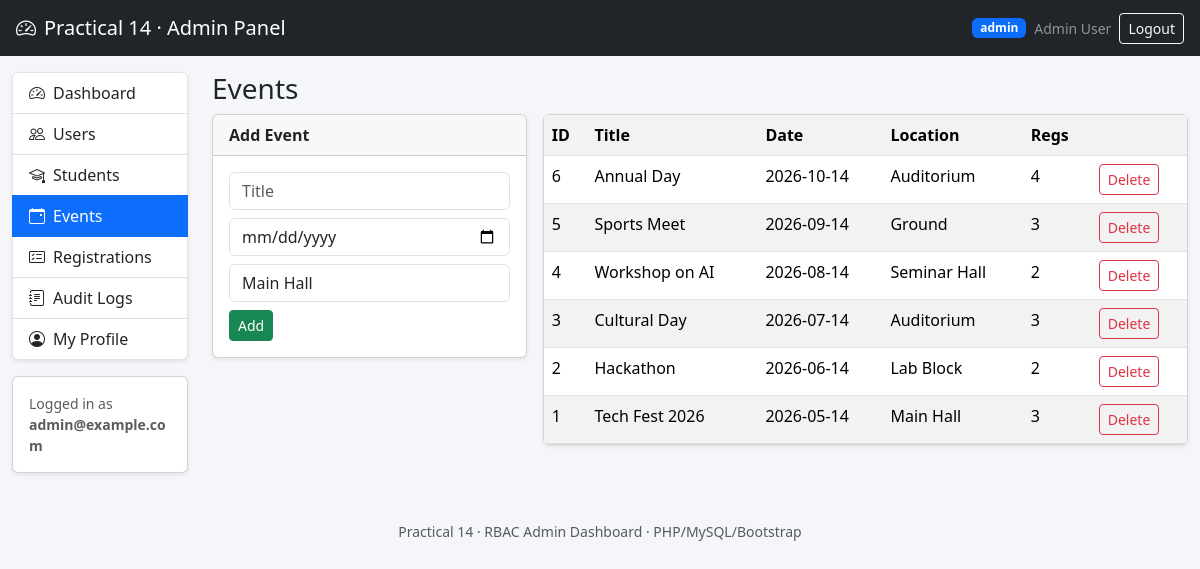
/admin/events.php (signed in), run on the app's committed database.
### tables this page shows
CREATE TABLE IF NOT EXISTS menus (
  id INT AUTO_INCREMENT PRIMARY KEY,
  label VARCHAR(80) NOT NULL,
  url VARCHAR(255) NOT NULL,
  icon VARCHAR(80) NOT NULL DEFAULT 'bi-circle',
  allowed_roles VARCHAR(100) NOT NULL DEFAULT 'admin',
  sort_order INT NOT NULL DEFAULT 0,
  is_active TINYINT(1) NOT NULL DEFAULT 1
);

CREATE TABLE IF NOT EXISTS events (
  id INT AUTO_INCREMENT PRIMARY KEY,
  title VARCHAR(150) NOT NULL,
  event_date DATE NOT NULL,
  location VARCHAR(150) NOT NULL DEFAULT 'Main Hall',
  created_at TIMESTAMP DEFAULT CURRENT_TIMESTAMP
);

### admin/events.php (the view, shortened to what this page needs)
<?php
require_once __DIR__ . '/../includes/auth.php';
require_once __DIR__ . '/../includes/menu.php';
$list=$conn->query("SELECT e.*, (SELECT COUNT(*) FROM registrations r WHERE r.event_id=e.id) AS regs FROM events e ORDER BY event_date DESC");
include __DIR__.'/../includes/header.php';
?>
<h3>Events</h3>
<div class="row g-3">
<div class="col-lg-4"><div class="card shadow-sm"><div class="card-header"><b>Add Event</b></div><div class="card-body">
<form method="post">
<div class="mb-2"><input name="title" class="form-control" placeholder="Title" required></div>
<div class="mb-2"><input name="event_date" type="date" class="form-control" required></div>
<div class="mb-2"><input name="location" class="form-control" placeholder="Location" value="Main Hall"></div>
<button class="btn btn-success btn-sm">Add</button></form></div></div></div>
<div class="col-lg-8"><div class="card shadow-sm"><div class="table-responsive"><table class="table table-striped mb-0">
<tr><th>ID</th><th>Title</th><th>Date</th><th>Location</th><th>Regs</th><?php if($_SESSION['user']['role']==='admin'): ?><th></th><?php endif; ?></tr>
<?php while($e=$list->fetch_assoc()): ?><tr><td><?= $e['id'] ?></td><td><?= htmlspecialchars($e['title']) ?></td>
<td><?= $e['event_date'] ?></td><td><?= htmlspecialchars($e['location']) ?></td><td><?= $e['regs'] ?></td>
<?php if($_SESSION['user']['role']==='admin'): ?><td><a class="btn btn-sm btn-outline-danger" href="?delete=<?= $e['id'] ?>" onclick="return confirm('Delete?')">Delete</a></td><?php endif; ?></tr><?php endwhile; ?>
</table></div></div></div></div>
<?php include __DIR__.'/../includes/footer.php'; ?>

### includes/menu.php (shortened to what this page needs)
<?php
function render_menu($conn, $active = '') {
    $out = '';
    $res = $conn->query("SELECT label, url, icon, allowed_roles FROM menus WHERE is_active=1 ORDER BY sort_order");
    while ($m = $res->fetch_assoc()) {
        $isActive = ($active === $m['label']) ? 'active' : '';
        $label = htmlspecialchars($m['label']);
        $url   = htmlspecialchars($m['url']);
        $icon  = htmlspecialchars($m['icon']);
        $out .= "<a href=\"{$url}\" class=\"list-group-item list-group-item-action {$isActive}\"><i class=\"bi {$icon} me-2\"></i>{$label}</a>";
    }
    return $out;
}

### includes/header.php (style rules this page uses)
body { background:#f4f6f9 }

### data on the page
menus: label "Dashboard"
menus: label "Users"
menus: label "Students"
menus: label "Events"
menus: label "Registrations"
menus: label "Audit Logs"
menus: label "My Profile"
events: id "6", title "Annual Day", event_date "2026-10-14", location "Auditorium", regs "4"
events: id "5", title "Sports Meet", event_date "2026-09-14", location "Ground", regs "3"
events: id "4", title "Workshop on AI", event_date "2026-08-14", location "Seminar Hall", regs "2"
events: id "3", title "Cultural Day", event_date "2026-07-14", location "Auditorium", regs "3"
events: id "2", title "Hackathon", event_date "2026-06-14", location "Lab Block", regs "2"
events: id "1", title "Tech Fest 2026", event_date "2026-05-14", location "Main Hall", regs "3"

### other printed values
$_SESSION['user']['role'] "admin"
$_SESSION['user']['name'] "Admin User"
$_SESSION['user']['email'] "admin@example.com"
